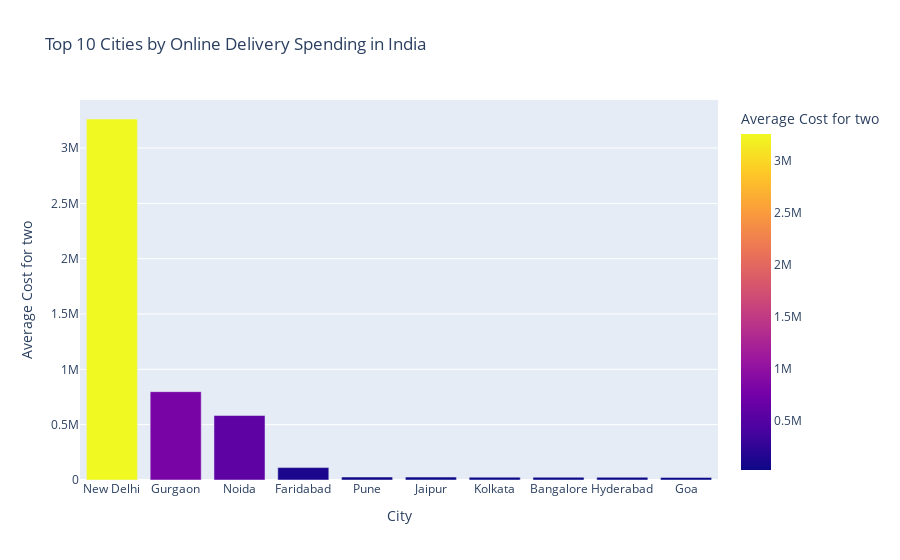

Write notebook code for a chart like this one.
### Code cell
#8 Top 10 Cities by Online Delivery Spending in India

# Assuming your dataframe is named 'df'
# Replace 'df' with your actual dataframe name if different

# Filter data for India
df_india = zomato_data[zomato_data['Country'] == 'India']

# Group by city and calculate the total amount spent on online delivery
city_spending = df_india.groupby('City')['Average Cost for two'].sum().reset_index()
city_spending = city_spending.sort_values(by='Average Cost for two', ascending=False)

# Slice the DataFrame to select top 10 cities
top_10_cities = city_spending.head(10)

# Plotting the bar chart
fig = px.bar(top_10_cities, x='City', y='Average Cost for two', title='Top 10 Cities by Online Delivery Spending in India',color='Average Cost for two')
fig.show()

### Figure 1 — Plotly figure (JSON) as saved in the notebook; plotly's stock layout.template omitted (floating-point values rounded to 4 significant figures)
{"data": [{"alignmentgroup": "True", "hovertemplate": "City=%{x}<br>Average Cost for two=%{marker.color}<extra></extra>", "legendgroup": "", "marker": {"color": [3262390, 798270, 582650, 112350, 26750, 26200, 25450, 24650, 24500, 23500], "coloraxis": "coloraxis", "pattern": {"shape": ""}}, "name": "", "offsetgroup": "", "orientation": "v", "showlegend": false, "textposition": "auto", "type": "bar", "x": ["New Delhi", "Gurgaon", "Noida", "Faridabad", "Pune", "Jaipur", "Kolkata", "Bangalore", "Hyderabad", "Goa"], "xaxis": "x", "y": [3262390, 798270, 582650, 112350, 26750, 26200, 25450, 24650, 24500, 23500], "yaxis": "y"}], "layout": {"barmode": "relative", "coloraxis": {"colorbar": {"title": {"text": "Average Cost for two"}}, "colorscale": [[0, "#0d0887"], [0.1111, "#46039f"], [0.2222, "#7201a8"], [0.3333, "#9c179e"], [0.4444, "#bd3786"], [0.5556, "#d8576b"], [0.6667, "#ed7953"], [0.7778, "#fb9f3a"], [0.8889, "#fdca26"], [1, "#f0f921"]]}, "legend": {"tracegroupgap": 0}, "title": {"text": "Top 10 Cities by Online Delivery Spending in India"}, "xaxis": {"anchor": "y", "domain": [0, 1], "title": {"text": "City"}}, "yaxis": {"anchor": "x", "domain": [0, 1], "title": {"text": "Average Cost for two"}}}}
